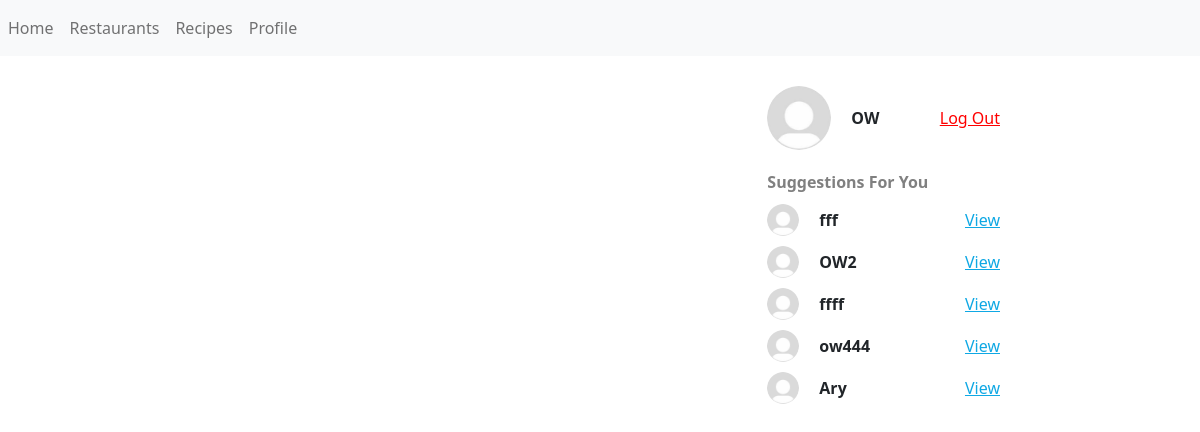
The app's page / (signed in) with its own data.
### tables this page shows
CREATE TABLE user_personal_info (user_id INTEGER PRIMARY KEY NOT NULL, preferred_cuisines TEXT DEFAULT '[]', diet TEXT DEFAULT '', intolerances TEXT DEFAULT '[]', display_name TEXT DEFAULT '', bio TEXT DEFAULT '', profile_picture TEXT DEFAULT '/static/images/defaultProfile.jpg');

CREATE TABLE user (user_id INTEGER PRIMARY KEY AUTOINCREMENT, username TEXT, password TEXT);

### __init__.py (the view)
@app.route('/', methods=['GET', 'POST'])
def landing():
    if logged_in():
      username = session['username']
      user_id = db_builder.get_id_from_username(username)
      templateArgs = {
          "user_id": user_id,
          "username": session.get('username'),
          "user_info": db_builder.get_user_info(user_id),
          "db_builder": db_builder,
      }
      return render_template('home.html', **templateArgs)
    else:
      return render_template('intro.html')

### __init__.py (called while the page is built)
def logged_in():
    return session.get('username') is not None

### db_builder.py (called while the page is built)
def get_user_info(user_id):
  c = db.cursor()
  c.execute("SELECT user_id, preferred_cuisines, diet, intolerances, display_name, bio, profile_picture FROM user_personal_info WHERE user_id = ?", [user_id])
  result = c.fetchone()
  if(not result):
    create_user_info(user_id)
    c = db.cursor()
    c.execute("SELECT user_id, preferred_cuisines, diet, intolerances, display_name, bio, profile_picture FROM user_personal_info WHERE user_id = ?", [user_id])
    result = c.fetchone()
  return {
        "user_id": user_id,
        "preferred_cuisines": json.loads(result[1]),
        "diet": result[2],
        "intolerances": json.loads(result[3]),
        "display_name": result[4],
        "bio": result[5],
        "profile_picture": result[6]
    }

def get_id_from_username(username):
  c = db.cursor()
  c.execute("SELECT user_id FROM user where username = ?", [username])
  return c.fetchone()[0]

def get_username_from_id(user_id):
  c = db.cursor()
  c.execute("SELECT username FROM user where user_id = ?", [user_id])
  return c.fetchone()[0]

def get_random_users(count):
    c = db.cursor()
    rows = list(c.execute('SELECT COUNT(*) FROM user'))[0][0] #length of users table
    population_count = count if rows >= count else rows
    user_ids = random.sample(range(1,rows+1), population_count) #takes 10 distinct random users
    usernames = [get_username_from_id(user_id) for user_id in user_ids]
    return [
        {
            'username': username,
            'user_id': user_id
        }
    for (username, user_id) in zip(usernames, user_ids)]

def get_random_posts(count):
    c = db.cursor()
    results = list(c.execute("SELECT * FROM user_post"))
    sample_size = count if count < len(results) else len(results)
    results = random.sample(results, sample_size)
    return [{
        'post_id': post_id,
        'user_id': user_id,
        'recipe_id': recipe_id,
        'image_link': image_link,
        'post_description': post_description
      } for (post_id, user_id, recipe_id, image_link, post_description) in results]

### templates/home.html (shortened to what this page needs)
<!DOCTYPE html>
<html lang="en" dir="ltr">
  <head>
    <link
      href="https://cdn.jsdelivr.net/npm/bootstrap@5.1.3/dist/css/bootstrap.min.css"
      rel="stylesheet"
    />
    <nav class="navbar navbar-expand-lg navbar-light bg-light">
      <div class="collapse navbar-collapse" id="navbarSupportedContent">
        <ul class="navbar-nav mr-auto">
          <li class="nav-item active"><a class="nav-link" href="/">Home</a></li>
          <li class="nav-item active">
            <a class="nav-link" href="/restaurants">Restaurants</a>
          </li>
          <li class="nav-item active">
            <a class="nav-link" href="/recipes/search">Recipes</a>
          </li>
          <li class="nav-item active">
            <a class="nav-link" href="/user/{{username}}/saved_recipes"
              >Profile</a
            >
          </li>
        </ul>
      </div>
    </nav>
  </head>
  <body>
    <div class="container">
      <div class="mx-auto" style="max-width: 800px">
        <div class="row sm">
          <div class="col-8">
          </div>
          <div class="col-4" style="margin-top: 30px; padding-left: 30px">
            <div style="display: flex; align-items: center">
              <img
                style="margin-right: 20px; border-radius: 9999px"
                src="{{user_info['profile_picture']}}"
                height="64px"
                width="64px"
              />
              <div style="display: flex; flex-direction: column">
                <span><b>{{username}}</b></span>
              </div>
              <div style="margin-left: auto">
                <a href="/logout" style="color: red">Log Out</a>
              </div>
            </div>
            <div
              style="display: flex; align-items: center; margin: 20px 0 10px 0"
            >
              <span style="color: grey">
                <b>Suggestions For You</b>
              </span>
            </div>
            {% for user in db_builder.get_random_users(5) if user['user_id'] !=
            user_id %}
            <div style="display: flex; align-items: center; margin-top: 10px">
              <img
                style="margin-right: 20px; border-radius: 9999px"
                src="{{db_builder.get_user_info(user['user_id'])['profile_picture']}}"
                height="32px"
                width="32px"
              />
              <div style="display: flex; flex-direction: column">
                <span><b>{{user['username']}}</b></span>
              </div>
              <div style="margin-left: auto">
                <a
                  href="/user/{{user['username']}}/saved_recipes"
                  style="color: rgb(15, 168, 228)"
                  >View</a
                >
              </div>
            </div>
            {% endfor %}
          </div>
        </div>
      </div>
    </div>
  </body>
</html>

### records on screen
user_personal_info: profile_picture (placeholder picture)
user: profile_picture (placeholder picture), username "fff"
user: profile_picture (placeholder picture), username "OW2"
user: profile_picture (placeholder picture), username "ffff"
user: profile_picture (placeholder picture), username "ow444"
user: profile_picture (placeholder picture), username "Ary"

### other values on screen
{{ username }} "OW"
